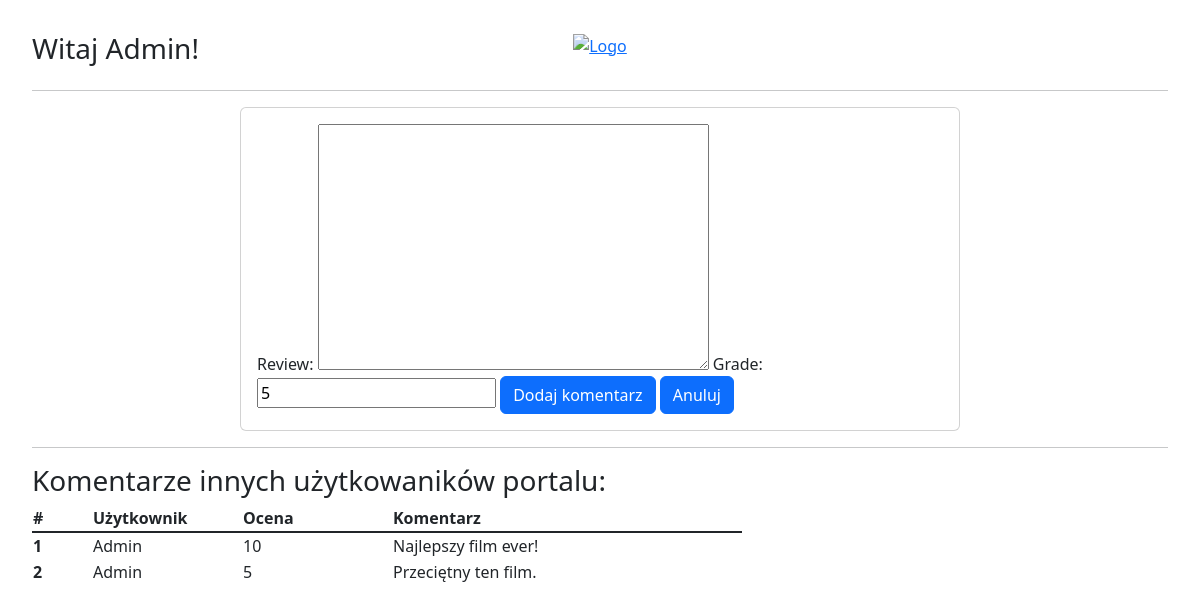
The app's page /movies/reviews/3/ (signed in), older data.
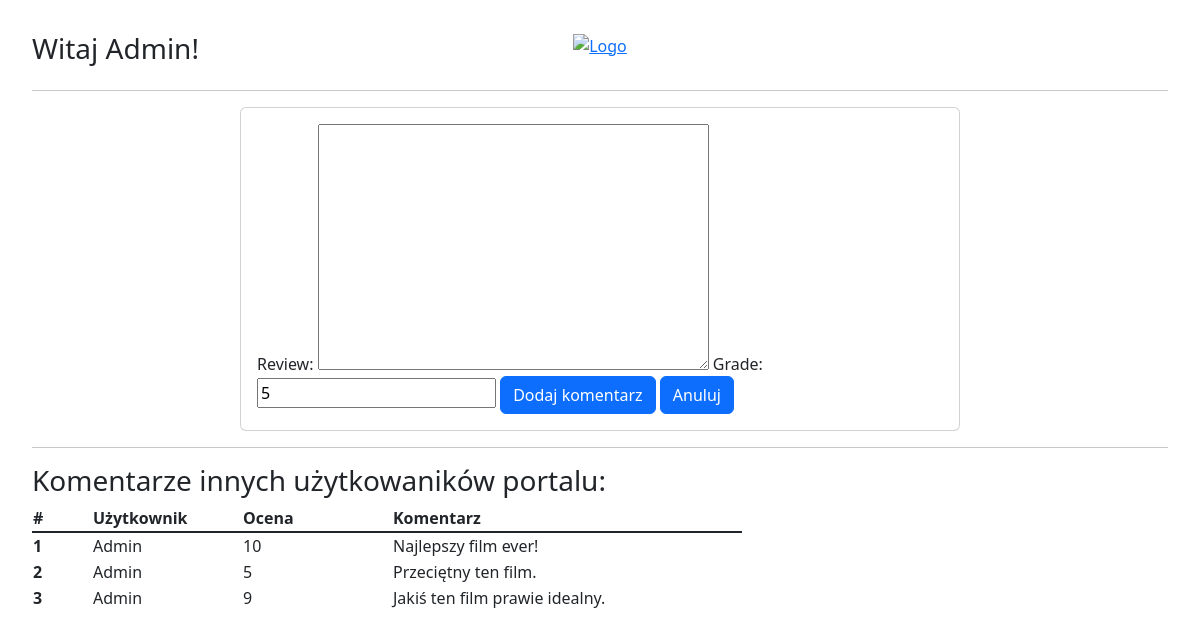
The same page, newer data.
### filmyweb/models.py (models this page shows)
class Grade(models.Model):
    review = models.TextField(default="", blank=True)
    grade = models.PositiveSmallIntegerField(default=5)
    title = models.ForeignKey(Film, on_delete=models.CASCADE)
    user = models.ForeignKey(User, on_delete=models.CASCADE)

### filmyweb/views.py (the view)
# urls.py: path('reviews/<int:id>/', review_movie, name="review_movie"),
@login_required()
def review_movie(request, id):
    movie = get_object_or_404(Film, pk=id)
    grades = Grade.objects.filter(title=movie)
    if request.method == 'POST':
        form_grade = GradeForm(request.POST)
        if form_grade.is_valid():
            grade = form_grade.save(commit=False)
            grade.title = movie
            grade.user = request.user
            grade.save()
    else:
        form_grade = GradeForm()
    context = {
        'form_grade': form_grade,
        'grades': grades,
        'movie': movie
    }
    return render(request, 'reviews.html', context)

### filmyweb/forms.py
class GradeForm(ModelForm):
    class Meta:
        model = Grade
        fields = ['review', 'grade']

### templates/reviews.html (shortened to what this page needs)
{% extends 'main.html'%}
{% load bootstrap %}
{% block page %}
  <div class="card" style="width: 45rem; margin: 0 auto;">
              <div class="card-body">
              <form method="post" enctype="multipart/form-data">
                  {%if form_grade%}
                    {{ form_grade|bootstrap }}
                  {%endif%}
                  <input class="btn btn-primary" type="submit" value="Dodaj komentarz">
                <a href="{%url 'all_movies' %}" class="btn btn-primary">Anuluj</a>
              </form>
              </div>
  </div>
<hr>
<h3>Komentarze innych użytkowaników portalu:</h3>
<table class="review_table">
  <thead>
    <tr>
      <th scope="col">#</th>
      <th scope="col">Użytkownik</th>
      <th scope="col">Ocena</th>
      <th scope="col">Komentarz</th>
    </tr>
  </thead>
  <tbody class="table-group-divider">
    {% for grade in grades %}
    <tr>
      <th scope="row">{{ forloop.counter }}</th>
      <td>{{ grade.user.username }}</td>
      <td>{{ grade.grade }}</td>
      <td>{{ grade.review }}</td>
    </tr>
    {% endfor %}
  </tbody>
</table>
{%endblock%}

Row changes from the older to the newer data that the page shows:
added Grade: user.username "Admin", grade "9", review "Jakiś ten film prawie idealny."
